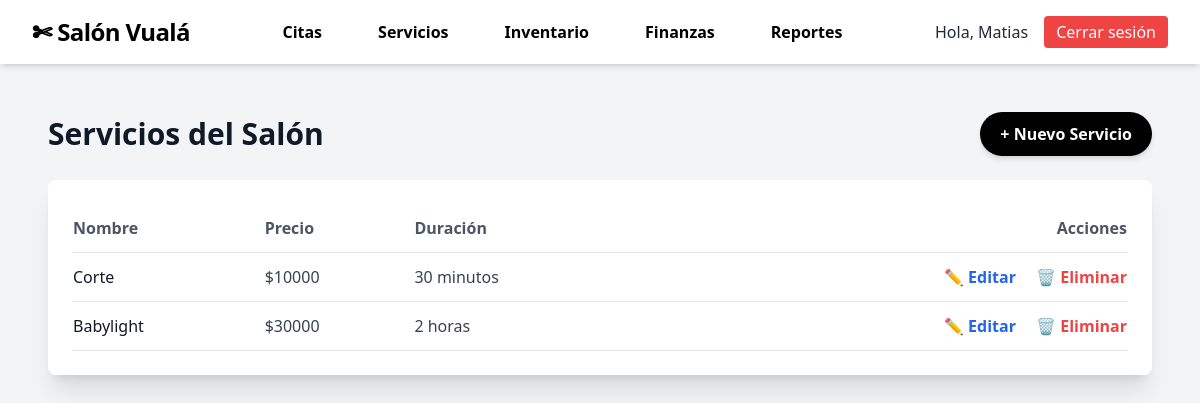
The app's page /agenda/servicios/ (signed in) with its own data.
### usuarios/models.py (models this page shows, shortened)
class Usuarios(AbstractUser):
    rut = models.CharField(
        max_length=10,
        unique=True,
        validators=[validar_formato_rut, validar_dv_rut],
        help_text="Ingrese un RUT sin puntos. Ej: 12345678-9"
    )
    telefono = models.CharField(max_length=13, blank=True, null=True)
    tipo_usuario = models.CharField(
        max_length=50,
        choices=[
            ('admin', 'Administrador'),
            ('cliente', 'Cliente'),
            ('trabajador', 'Trabajador'),
        ],
        default='cliente'
    )
    is_verified = models.BooleanField(default=False)

### agenda/models.py (models this page shows, shortened)
class Servicio(models.Model):
    nombre = models.CharField(max_length=100)
    descripcion = models.TextField(blank=True)
    precio = models.PositiveIntegerField(default=0)
    duracion = models.IntegerField(choices=duracion_choices)

### agenda/views.py (the view)
# urls.py: path('servicios/', views.lista_servicios, name='lista_servicios'),
@login_required
def lista_servicios(request):
    servicios = Servicio.objects.all()
    return render(request, 'agenda/servicios.html', {'servicios': servicios})

### agenda/templates/agenda/servicios.html
{% extends "inicio/base_dashboard.html" %}
{% block content %}
<div class="max-w-7xl mx-auto p-6">
    <div class="flex justify-between items-center mb-6">
        <h1 class="text-3xl font-extrabold text-gray-900">Servicios del Salón</h1>
        <a href="{% url 'agregar_servicio' %}"
           class="bg-black text-white px-5 py-2.5 rounded-full font-semibold hover:bg-pink-500 transition shadow-md hover:shadow-lg">
            + Nuevo Servicio
        </a>
    </div>
    <div class="bg-white shadow-xl rounded-lg p-6">
        {% if servicios %}
        <table class="min-w-full text-left border-collapse">
            <thead>
                <tr class="border-b">
                    <th class="py-3 font-semibold text-gray-600">Nombre</th>
                    <th class="py-3 font-semibold text-gray-600">Precio</th>
                    <th class="py-3 font-semibold text-gray-600">Duración</th>
                    <th class="py-3 text-gray-600 text-right">Acciones</th>
                </tr>
            </thead>
            <tbody>
                {% for s in servicios %}
                <tr class="border-b hover:bg-gray-50 transition">
                    <td class="py-3 text-gray-900 font-medium">{{ s.nombre }}</td>
                    <td class="py-3 text-gray-700">${{ s.precio }}</td>
                    <td class="py-3 text-gray-700">{{ s.get_duracion_display }}</td>
                    <td class="py-3 text-right space-x-4">
                        <a href="{% url 'editar_servicio' s.id %}"
                           class="text-blue-600 hover:text-blue-800 font-semibold">
                            ✏️ Editar
                        </a>
                        <a href="{% url 'eliminar_servicio' s.id %}"
                           class="text-red-500 hover:text-red-700 font-semibold"
                           onclick="return confirm('¿Seguro que deseas eliminar este servicio?');">
                            🗑️ Eliminar
                        </a>
                    </td>
                </tr>
                {% endfor %}
            </tbody>
        </table>
        {% else %}
        <p class="text-gray-500 text-center py-6">Aún no hay servicios registrados.</p>
        {% endif %}
    </div>
</div>
{% endblock %}

### inicio/templates/inicio/navbar.html (shortened to what this page needs)
{% load static %}
<nav class="bg-white text-black shadow-md">
    <div class="max-w-7xl mx-auto px-4 sm:px-6 lg:px-8">
        <div class="flex justify-between h-16 items-center gap-12">
            <div class="flex-shrink-0 flex items-center">
                <a href="{% url 'dashboard' %}" class="text-2xl font-bold tracking-tight hover:text-pink-400 transition-colors">
                   ✄ Salón Vualá
                </a>
            </div>
            <div class="hidden md:flex md:items-center space-x-6">
<div class="hidden md:flex md:items-center space-x-6">
    <a href="{% url 'citas' %}" class="hover:text-white hover:bg-black font-bold rounded-md px-4 py-2 transition-colors">Citas</a>
    <a href="{% url 'lista_servicios' %}" class="hover:text-white hover:bg-black font-bold rounded-md px-4 py-2 transition-colors">Servicios</a>
    <a href="{% url 'inventario' %}" class="hover:text-white hover:bg-black font-bold rounded-md px-4 py-2 transition-colors">Inventario</a>
    <a href="{% url 'finanzas' %}" class="hover:text-white hover:bg-black font-bold rounded-md px-4 py-2 transition-colors">Finanzas</a>
    <a href="{% url 'reportes' %}" class="hover:text-white hover:bg-black font-bold rounded-md px-4 py-2 transition-colors">Reportes</a>
</div>
            </div>
            <div class="hidden md:flex md:items-center">
                {% if request.user.is_authenticated %}
                    <span class="mr-4 text-gray-800 font-medium">Hola, {{ request.user.first_name|default:request.user.username }}</span>
                    <a href="{% url 'logout_usuario' %}" class="bg-red-500 text-white px-3 py-1 rounded hover:bg-red-600 transition-colors">Cerrar sesión</a>
                {% else %}
                    <a href="" class="bg-black text-white font-bold px-3 py-1 rounded hover:bg-pink-400 transition-colors">Iniciar sesión</a>
                {% endif %}
            </div>
        </div>
    </div>
</nav>

### records on screen
Usuarios: user.first_name "Matias"
Servicio: nombre "Corte", precio "10000", duracion "30 minutos"
Servicio: nombre "Babylight", precio "30000", duracion "2 horas"
